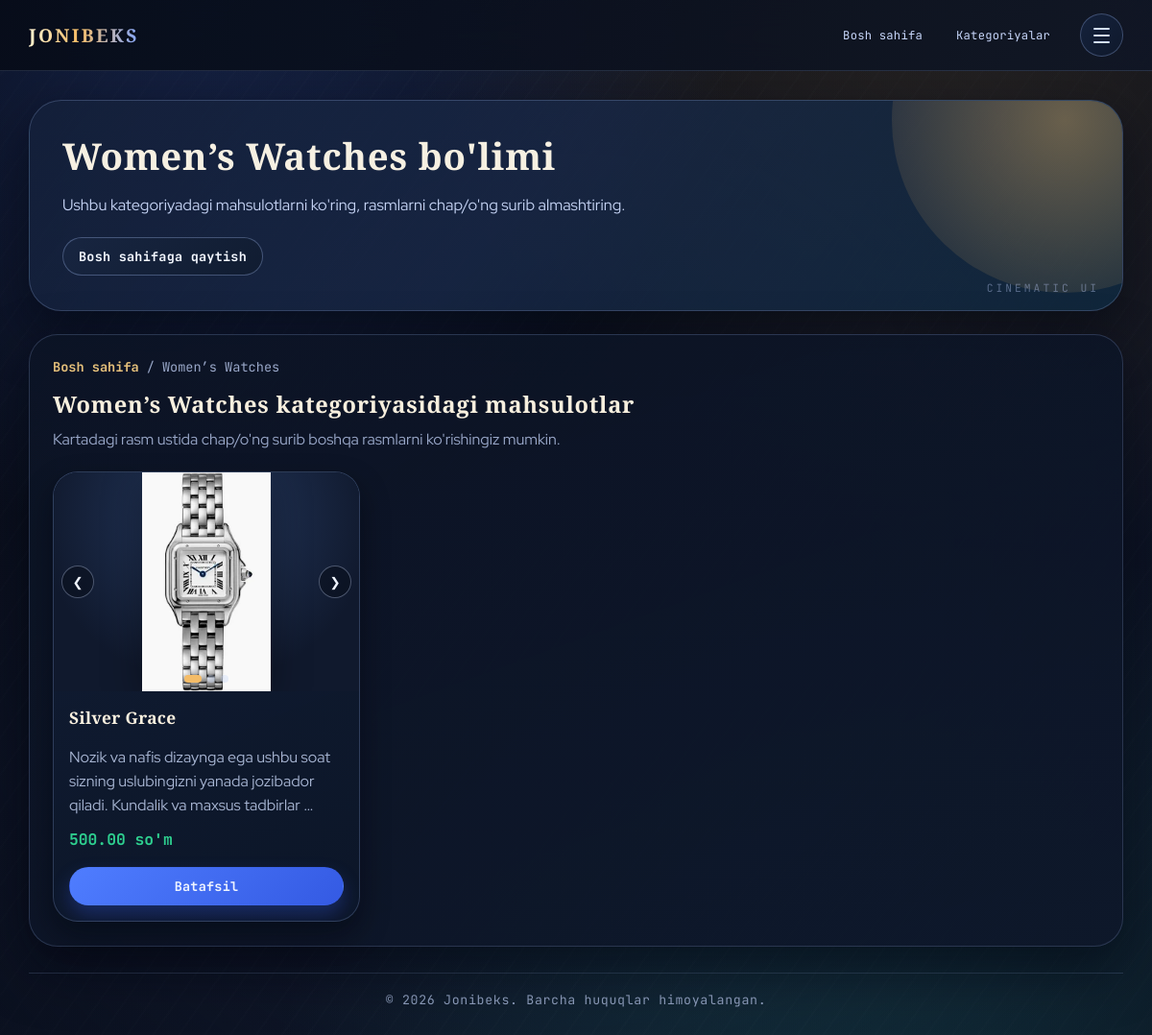
The page /watch/category/4/ on the database its author committed.
### watch/models.py (models this page shows, shortened)
class Category(models.Model):
    name = models.CharField(max_length=150)
    created_at = models.DateTimeField(auto_now_add=True)
    updated_at = models.DateTimeField(auto_now=True)
    class Meta:
        db_table = "categories"
        verbose_name = "Kategoriya"
        verbose_name_plural = "Kategoriyalar"

class ProductImage(models.Model):
    image = models.ImageField(upload_to="products/%Y/%m/%d/")
    product = models.ForeignKey(
        Product, on_delete=models.CASCADE, related_name="images"
    )
    class Meta:
        db_table = "product_images"
        verbose_name = "Mahsulot rasmi"
        verbose_name_plural = "Mahsulot rasmlari"

class Product(models.Model):
    name = models.CharField(max_length=200)
    description = models.TextField()
    brand = models.CharField(max_length=100)
    category = models.ForeignKey(
        Category, on_delete=models.CASCADE, related_name="products"
    )
    sotuvchi = models.ForeignKey(
        CustomUser, on_delete=models.CASCADE, related_name="products"
    )
    price = models.DecimalField(max_digits=10, decimal_places=2)
    stock = models.PositiveIntegerField(default=0)
    color = models.CharField(max_length=50)
    warranty_months = models.PositiveIntegerField(default=12)
    created_at = models.DateTimeField(auto_now_add=True)
    updated_at = models.DateTimeField(auto_now=True)
    class Meta:
        db_table = "products"
        verbose_name = "Mahsulot"
        verbose_name_plural = "Mahsulotlar"

### watch/views.py (the view)
# urls.py: path("category/<int:pk>/", CategoryProducts.as_view(), name="categories_products"),
class CategoryProducts(View):
    def get(self, request, pk):
        kategoriya = get_object_or_404(Category, pk=pk)
        mahsulotlar = kategoriya.products.prefetch_related("images").order_by("-id")
        return render(
            request,
            "watch/category-products.html",
            context={"kategoriya": kategoriya, "mahsulotlar": mahsulotlar},
        )

### templates/watch/category-products.html (shortened to what this page needs)
{% extends "base.html" %}
{% block hero_title %}{{ kategoriya.name }} bo'limi{% endblock hero_title %}
{% block hero_text %}
    Ushbu kategoriyadagi mahsulotlarni ko'ring, rasmlarni chap/o'ng surib almashtiring.
{% endblock hero_text %}
{% block hero_actions %}
    <a class="btn btn-secondary" href="/">Bosh sahifaga qaytish</a>
{% endblock hero_actions %}
{% block content %}
    <nav class="breadcrumb" aria-label="breadcrumb">
        <a href="/">Bosh sahifa</a>
        <span>/</span>
        <span>{{ kategoriya.name }}</span>
    </nav>
    <h2 class="section-title">{{ kategoriya.name }} kategoriyasidagi mahsulotlar</h2>
    <p class="section-subtitle">Kartadagi rasm ustida chap/o'ng surib boshqa rasmlarni ko'rishingiz mumkin.</p>
    <div class="grid product-grid">
        {% for mahsulot in mahsulotlar %}
            <article class="product-card">
                {% with product_images=mahsulot.images.all %}
                    {% if product_images %}
                        <div class="product-media js-product-slider">
                            <div class="product-track">
                                {% for image in product_images %}
                                    <div class="product-slide">
                                        <img src="{{ image.image.url }}" alt="{{ mahsulot.name }}" loading="lazy" draggable="false">
                                    </div>
                                {% endfor %}
                            </div>
                            {% if product_images|length > 1 %}
                                <button class="product-nav-btn product-nav-prev" type="button" data-action="prev" aria-label="Oldingi rasm">&#10094;</button>
                                <button class="product-nav-btn product-nav-next" type="button" data-action="next" aria-label="Keyingi rasm">&#10095;</button>
                                <div class="product-dots">
                                    {% for image in product_images %}
                                        <button class="product-dot{% if forloop.first %} is-active{% endif %}" type="button" data-index="{{ forloop.counter0 }}" aria-label="Rasm {{ forloop.counter }}"></button>
                                    {% endfor %}
                                </div>
                            {% endif %}
                        </div>
                    {% else %}
                        <div class="product-media">
                            <div class="no-image">Rasm yo'q</div>
                        </div>
                    {% endif %}
                {% endwith %}
                <div class="product-body">
                    <h3>{{ mahsulot.name }}</h3>
                    <p>{{ mahsulot.description|truncatewords:16 }}</p>
                    <p class="price">{{ mahsulot.price }} so'm</p>
                </div>
                <div class="product-actions">
                    <a href="{% url 'detail' mahsulot.pk %}" class="btn btn-primary btn-block">Batafsil</a>
                </div>
            </article>
        {% endfor %}
    </div>
{% endblock content %}

### rows shown on the page
Category: name "Women’s Watches"
Product: name "Silver Grace", description "Nozik va nafis dizaynga ega ushbu soat sizning uslubingizni yanada jozibador qiladi. Kundalik va maxsus tadbirlar …", price "500.00"
ProductImage: image (picture)
